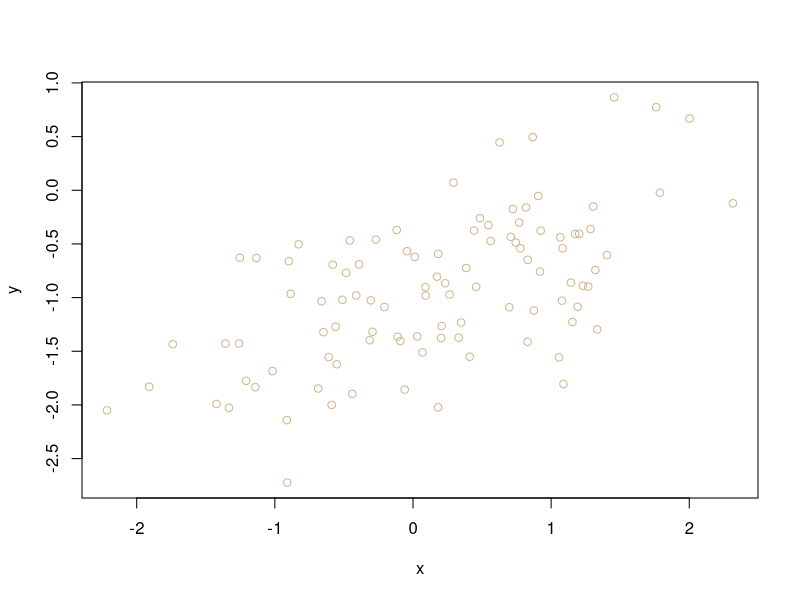
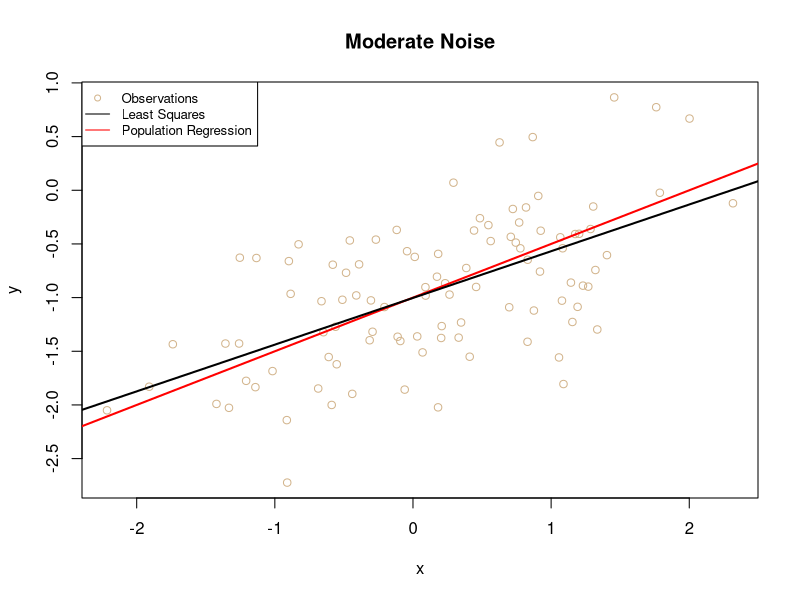
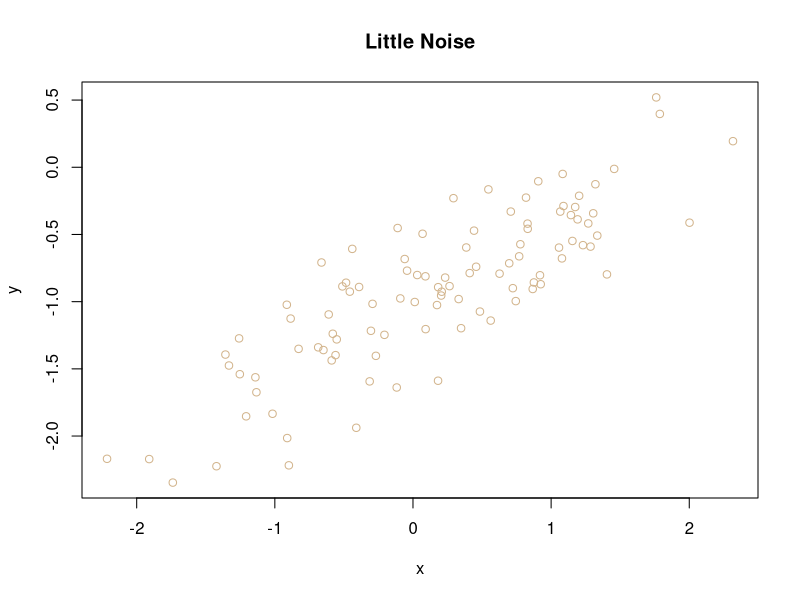
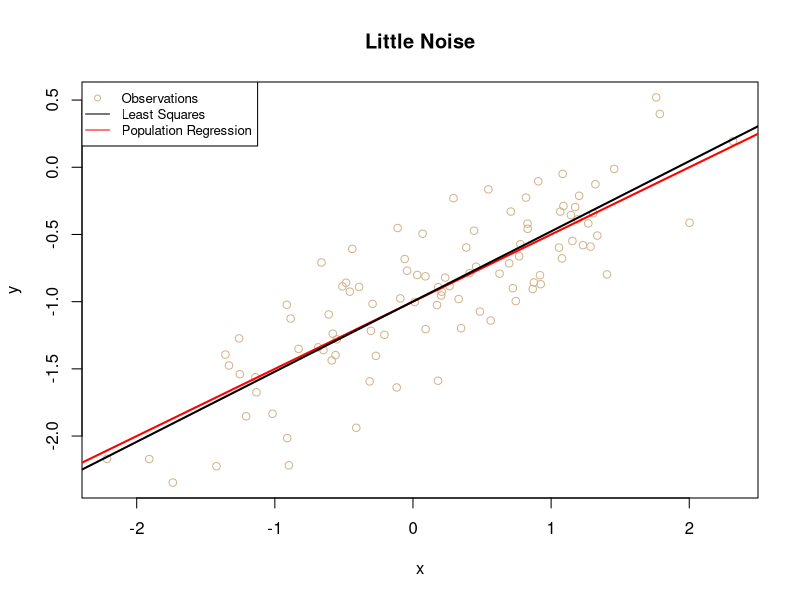
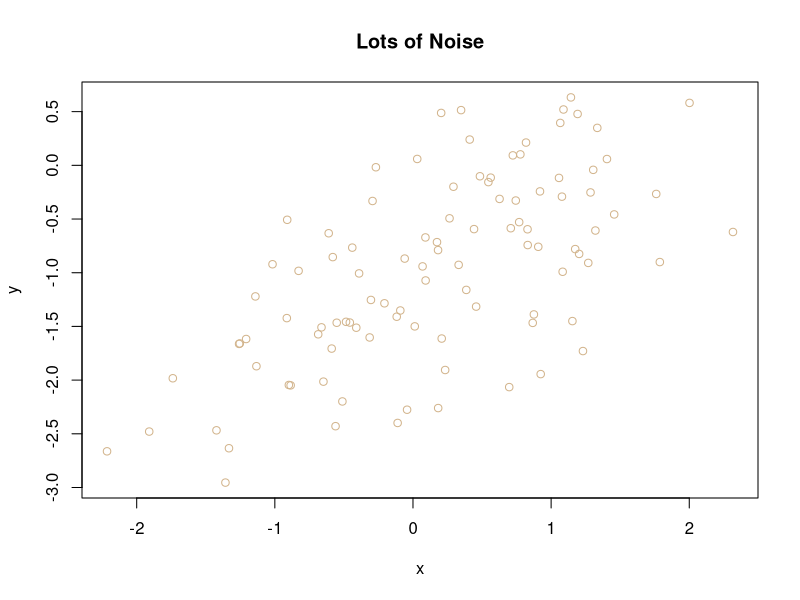
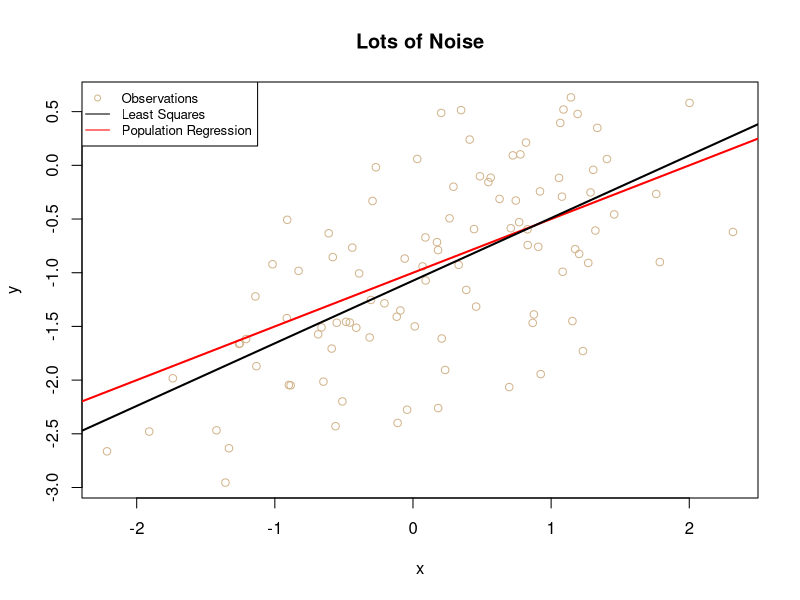
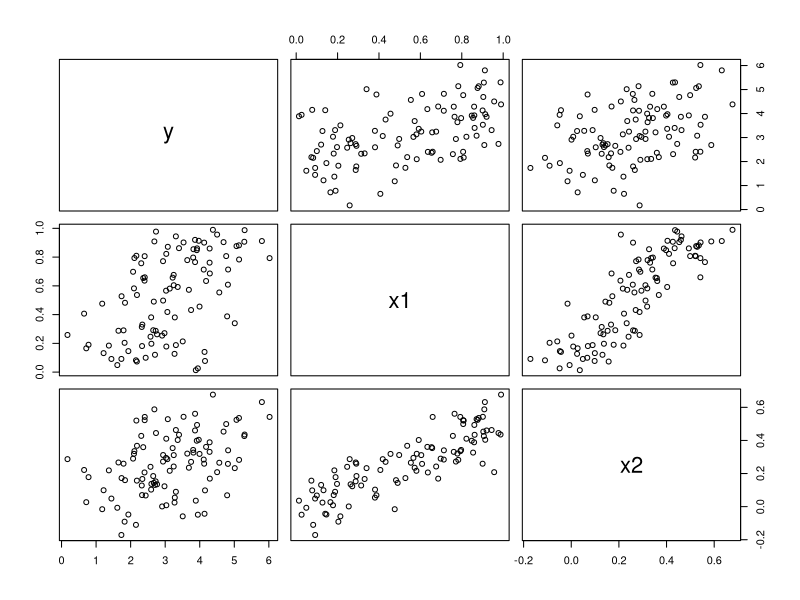
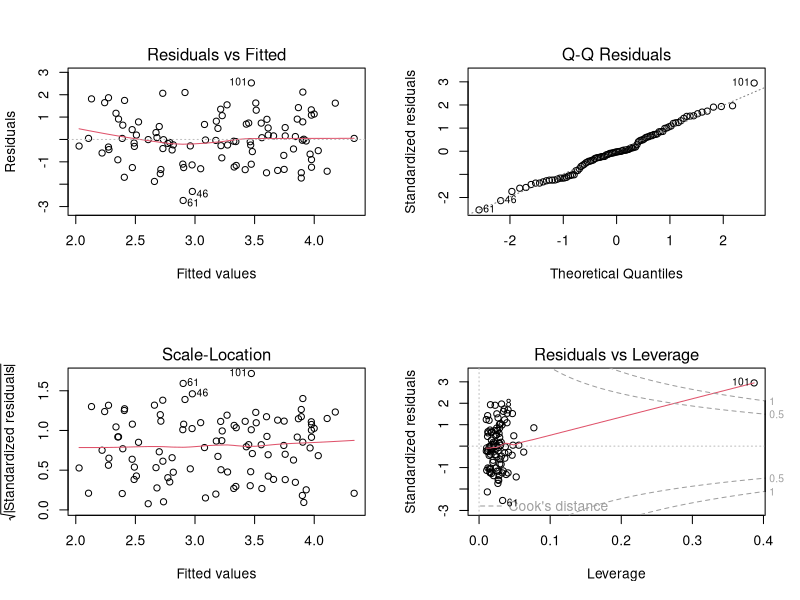

Source code (R) for these figures, in order:
rm(list=ls())
require(MASS)
par(mfrow=c(1,1))

##################### 
#### QUESTION 1 #### 
#####################

##### Moderate Noise #####
set.seed(5072)
x <- rnorm(100, mean=0, 1)
eps <- rnorm(100, mean=0, sd= sqrt(0.25))
y <- -1 + (0.5*x) + eps
length(y)

#B0 = -1, B1 = 0.5

plot(x,y,pch=1,col="tan")
#This looks like a positively correlated linear relationship with moderate variability

lm.fit <- lm(y ~ x)
coef(lm.fit)
#The predicted intercept coefficient values are fairly close to the actual, with the predicted B0 being closer than B1 to their real values.

plot(x, y, pch=1, col="tan", main='Moderate Noise')
abline(a=-1, b=0.5, lwd=2, col="red")
abline(lm.fit, lwd=2, col="black")
legend("topleft", legend=c("Observations", "Least Squares", "Population Regression"), 
       lty=c(NA,1,1), col=c("tan","black","red"), pch=c(1,NA,NA), cex=.8)

lm.squarefit <- lm(y ~ x + poly(x,2))
anova(lm.squarefit)
#There is no evidence that lm.fit2 lends more accurate Y predictions since the P-value is .57 (cannot reject the null hypothesis). The linear regression for just x is far superior.



##### Little Noise ####
epslittle <- rnorm(100, mean=0, sd = sqrt(0.1))
y <- -1 + (0.5*x) + epslittle

#B0 = -1, B1 = 0.5

plot(x,y,pch=1,col="tan",main='Little Noise')
#This looks like a positively correlated linear relationship with very little variability

lm.fit2 <- lm(y ~ x)
coef(lm.fit2)
#The predicted intercept and slope are almost identical to the actual

plot(x, y, pch=1, col="tan", main='Little Noise')
abline(a=-1, b=0.5, lwd=2, col="red")
abline(lm.fit2, lwd=2, col="black")
legend("topleft", legend=c("Observations", "Least Squares", "Population Regression"), 
       lty=c(NA,1,1), col=c("tan","black","red"), pch=c(1,NA,NA), cex=.8)



##### Lots of Noise #####
epslots <- rnorm(100, mean=0, sd = sqrt(0.5))
y <- -1 + (0.5*x) + epslots

#B0 = -1, B1 = 0.5
#This has a slightly positive correlation moderate-high variability

plot(x,y,pch=1,col="tan", main='Lots of Noise')

lm.fit3 <- lm(y ~ x)
coef(lm.fit3)
#The predicted intercept is close, but the predicted slope is now farther from the actual slope than before

plot(x, y, pch=1, col="tan", main='Lots of Noise')
abline(a=-1, b=0.5, lwd=2, col="red")
abline(lm.fit3, lwd=2, col="black")
legend("topleft", legend=c("Observations", "Least Squares", "Population Regression"), 
       lty=c(NA,1,1), col=c("tan","black","red"), pch=c(1,NA,NA), cex=.8)



#Contrast the linear fit models...
confint(lm.fit2, level=0.95) #95% confidence interval for little noise
confint(lm.fit, level=0.95) #95% confidence interval for moderate noise
confint(lm.fit3, level=0.95) #95% confidence interval for a lot of noise
#The widths of the confidence intervals increase with noise because the model's confidence in predicting the B0 and B1 values decreases. The less noise there is, the more confident the model is at predicting the actual observations, thus it will give more slender/fit confidence interval values.



##################### 
#### QUESTION 2 ##### 
#####################
set.seed (5072)
x1=runif (100)
x2 = 0.5 * x1 + rnorm (100) /10
y= 2 + 2*x1 + 0.3*x2 + rnorm (100)

#B0 = 2, B1 = 2, B3 = 0.3

cor(y, x1, method = "pearson")
cor(y, x2, method = "pearson")
cor(x1, x2)

pairs(~y + x1 + x2)
#The correlations between y and both x1 and x2 are pretty weak. The correlation between x1 and x2 is very strong which makes sense because x2 is a function of x1.

lm.fit.both <- lm(y ~ x1+x2)
coef(lm.fit.both)
#B0 and B1 are statistically significant because they closely resemble the actual coefficients in my data. B2 is a negative number and very far off from the actual number. I would reject the null hypothesis for B1 because the p-values are significant. I would assume the null hypothesis H0: B2=0 because there is very little correlation and the p-value is 0.64.

lm.fit.justx1 <- lm(y ~ x1)
anova(lm.fit.justx1)$'Pr(>F)'[1]
#I would reject the null hypothesis H0: x1=0 because it is strongly correlated with the real data given a p-value of 5.89e-08 and a relatively high t-value.

lm.fit.justx2 <- lm(y ~ x2)
anova(lm.fit.justx2)$'Pr(>F)'[1]
#Surprisingly enough, x2 is actually a close representation of the real data. Although the value for the predicted B2 isn't close to that of the actual B2, it is a good predictor given its p-value of 2.41e-05

#Yes, the answers in j-m contradict the answers obtained in f-i. In f-i, x2 was not a great predictor of the actual results, therefore I assumed the null hypothesis. In j-m, I found that when x2 is the only element used to predict y, it was in fact accurate.


x1=c(x1 , 0.1)
x2=c(x2 , 0.8)
y=c(y,6)
par(mfrow=c(2,2))

lm.fit.both.new <- lm(y ~ x1+x2)
anova(lm.fit.both.new)$'Pr(>F)'
#This model makes both x1 and x2 better predictors of y since their p-values are a lot less than they were when point 101 was excluded
plot(lm.fit.both.new)
#This new observation (point 101) gives a high leverage point and is also an outlier. I would assume it is a high leverage point because both x1 and x2 are more accurate predictors of y, and it is an outlier because it sits above all the other points.

lm.fit.justx1.new <- lm(y ~ x1)
anova(lm.fit.justx1.new)
#Point 101 wasn't beneficial for the "just x1" model, but it also wasn't detrimental. Although the p-value increased ever so slightly, it is still an accurate predictor of y
plot(lm.fit.justx1.new)
#For just x1, the 101st point was only an outlier. It didn't have high leverage because it wasn't beneficial in facilitating x into a better predictor of y

lm.fit.justx2.new <- lm(y ~ x2)
anova(lm.fit.justx2.new)
#The p-value for 100 points vs 101 points didn't change the p-value of just x2, so it didn't have much of an affect on this variable.
plot(lm.fit.justx2.new)
#The 101st point in x2 served as a leverage rather than an outlier. 

par(mfrow=c(1,1))



##################### 
#### QUESTION 3 ##### 
#####################
set.seed(5072)

#Create table
crime.table <- matrix(ncol = 4, dimnames = list(NULL, c("variable", "beta", "fstat", "pval")))
for (i in 2:ncol(Boston)) {
  lm.fit <- lm(Boston$crim ~ Boston[,i])
  lm.fstat <- summary(lm.fit)$fstatistic['value']
  lm.pval <- anova(lm.fit)$'Pr(>F)'
  lm.beta <- coef(lm.fit)["Boston[, i]"]
  crime.table <- rbind.data.frame(crime.table, c(colnames(Boston[i]), lm.beta, lm.fstat, lm.pval))
}
crime.table[-1,]
#It looks like all the variables except for chas (Charles River dummy variable) are significant predictors of crime rate


#Create 12 linear plots
par(mfrow=c(3,4))
for (i in 2:ncol(Boston)) {
  if (i != 4) {
    plot(Boston[,i], Boston$crim, main=colnames(Boston[i]), xlab='x')
    abline(lm(Boston$crim ~ Boston[,i]), lwd=2, col='red')
  }
}
par(mfrow=c(1,1))


#Multiple regression significant predictors
lm.fit.all <- lm(crim ~ ., data=Boston)
for (i in 2:14) {
  if (summary(lm.fit.all)$coefficients[i,4] < 0.05) {
    print(colnames(Boston[i]))
  }
}

#Plot comparison for simple and multiple regression models
plot(crime.table$beta[-1], lm.fit.all$coefficients[-1], xlab='Simple', ylab='Multiple', main='Comparing Simple and Multiple Linear Regression Coeffi')
#Clumping around zero, which means they both agree for the most part.


poly.table <- matrix(ncol = 3, dimnames = list(NULL, c("predictor", "fstat", "pvalueofFstat")))
for (i in 2:ncol(Boston)) {
  if (i != 4) {
  lm.fit <- lm(Boston$crim ~ Boston[,i] + poly(Boston[,i],3, raw=TRUE))
  lm.fstat <- (anova(lm.fit))$'F value'[2]
  lm.pval <- anova(lm.fit)$'Pr(>F)'[2]
  poly.table <- rbind.data.frame(poly.table, c(colnames(Boston[i]), lm.fstat, lm.pval))
  }
}
poly.table$pvalueofFstat <- as.numeric(poly.table$pvalueofFstat)
poly.table <- poly.table[order(poly.table$pvalueofFstat),]
poly.table[-13,]

